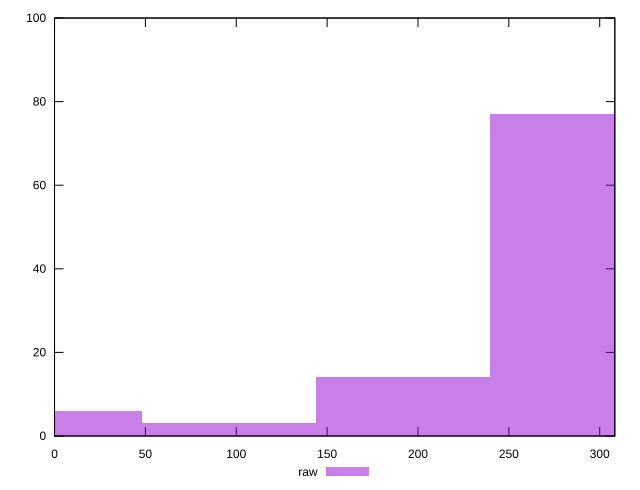

This figure's gnuplot source:
reset

$raw <<EOF
287.85157177990754 77
0 6
191.90104785327168 14
95.95052392663584 3
EOF

set key outside below
set boxwidth 95.95052392663584
set xrange [0:308.312]
set yrange [0:100]
set trange [0:100]
set style fill transparent solid 0.5 noborder
set terminal svg size 640, 490 enhanced background rgb 'white'
set output "reprap/uses-rel-preconnect/samples/pages+cached+noexternal+nomedia+nocss+nojs/raw/histogram.svg"

plot $raw title "raw" with boxes

reset
